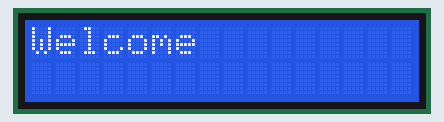
A sketch run on a simulated Arduino Uno, built with avr-gcc and run on an emulated ATmega328P. Shown: 16×2 character LCD.

Above: at 0.1 s.
At 1.8 s:
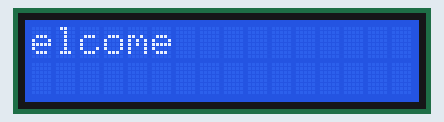
At 2.3 s:
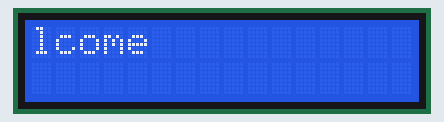
At 2.7 s:
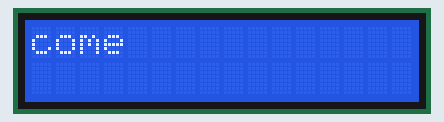
At 4.1 s:
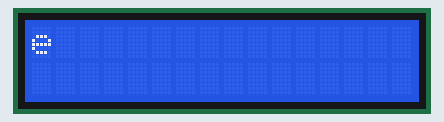
At 8.7 s:
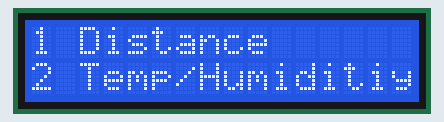

Measured:
- what the display in image 1 shows lasts 0.4 s, from 1.8 s to 2.2 s

The sketch:

Menu.ino
```cpp
#include <dht.h>
#include <LiquidCrystal.h>
#include <math.h>
#include <IRremote.h>

LiquidCrystal lcd(12, 11, 5, 4, 3, 2);

const int trigPin = 9;
const int echoPin = 10;
float duration, distance;

const int receiver = 8;

IRrecv ir_receiver(receiver);
decode_results results;

dht DHT;
#define DHT11_PIN 7

void setup() {
  // put your setup code here, to run once:
  lcd.begin(16, 2);
  Serial.begin(9600);
  ir_receiver.enableIRIn();
  ir_receiver.blink13(true);
  lcd.setCursor(0,0);
  lcd.print("Welcome");
  delay(1000);
  lcd.setCursor(0,0);
  if(int counter = 0){
    lcd.print("What will we be doing today?");
    counter++; };
  delay(700);
  scroll();
  delay(1000);
  menu();
}


void loop() {
  // put your main code here, to run repeatedly:
  if (ir_receiver.decode(&results)){
      Serial.println(results.value, HEX);
     // menu_switch(results.value);
      ir_receiver.resume();}
 }

void scroll(){
   // scroll 13 positions (string length) to the left
  // to move it offscreen left:
  for (int positionCounter = 0; positionCounter < 13; positionCounter++) {
    // scroll one position left:
    lcd.scrollDisplayLeft();
    // wait a bit:
    delay(450);
  }
}

void menu(){
  lcd.clear();
  lcd.setCursor(0,0);
  lcd.print("1 Distance");
  lcd.setCursor(0,1);
  lcd.print("2 Temp/Humiditiy");
}

  /*if (ir_receiver.decode(&results))

  {
    Serial.println(results.value, HEX);
    translateIR();
    ir_receiver.resume();
    delay(200); */


/* void translateIR()

{
  int sensorValue=0;
  sensorValue = digitalRead(led);

  switch(results.value){

  case 0x20DF10EF:
    if (sensorValue==0){

      Serial.println(" ON ");
      digitalWrite(led, HIGH);
      break;
    }
    if (sensorValue==1){

      Serial.println(" OFF ");
      digitalWrite(led, LOW);
      break;
    }

    case 0x20DFD02F:
    if (sensorValue==0){
      Serial.println(" BLINK ");
      for(int i=1;i<5;i++){
      digitalWrite(led, HIGH);
      delay(500);
      digitalWrite(led, LOW);
      delay(500);
      }
      break;
  }
  default:
    Serial.println(" other button   ");
  }
} */
```
